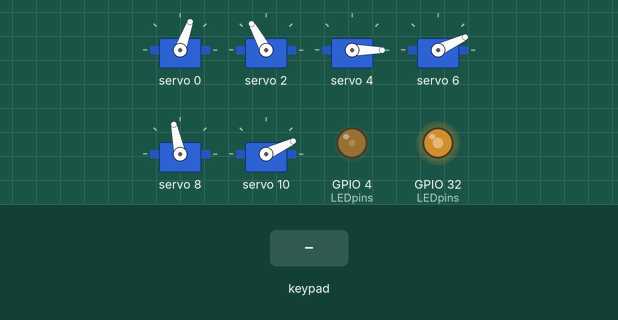
Recording of a sketch running on a simulated ESP32. Parts: 6 × servo, output pins drawn as LEDs (lit = HIGH). The inputs (shaded band) are chosen by the test bench. Nothing arrives over Bluetooth unless stated; pins used as bus, display or sensor lines are not drawn.

Above: at 1.2 s.
1.3 s: key 'X' pressed
At 2.3 s:
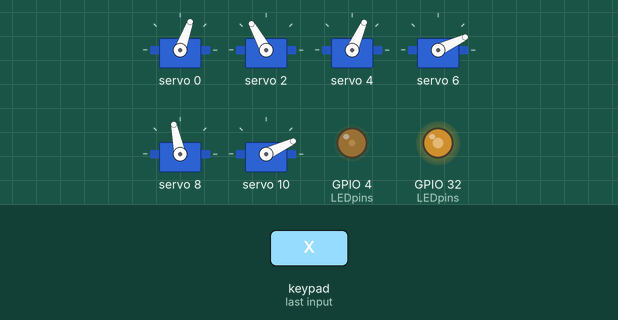
3.2 s: key 'U' pressed
At 4.3 s:
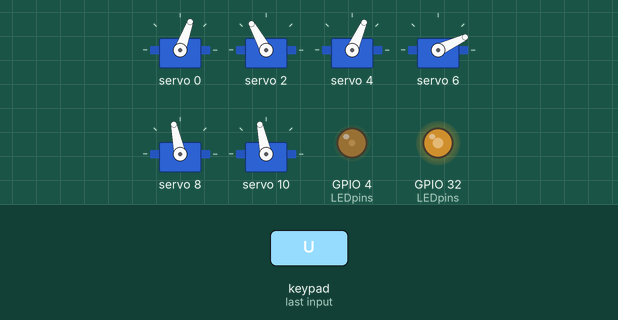
4.9 s: key 'D' pressed
At 6.3 s:
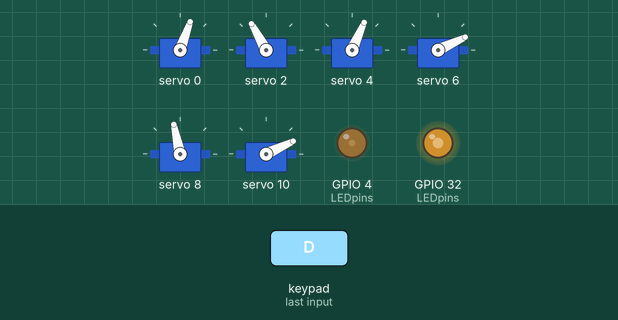
6.6 s: key 'S' pressed
At 7.1 s:
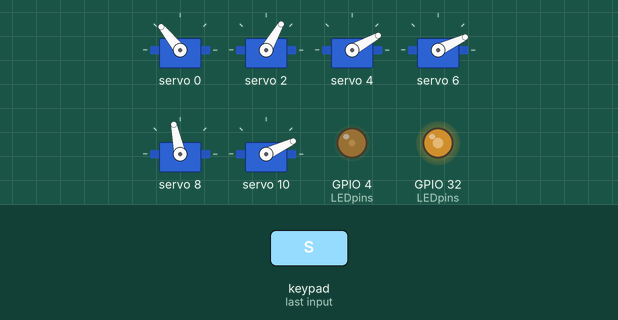
8.1 s: key 'O' pressed
At 9.4 s:
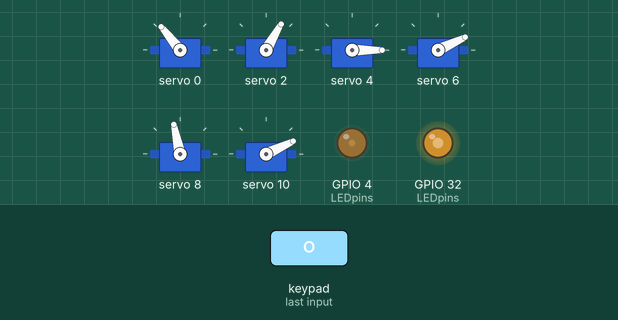
9.7 s: key 'T' pressed
At 10.4 s:
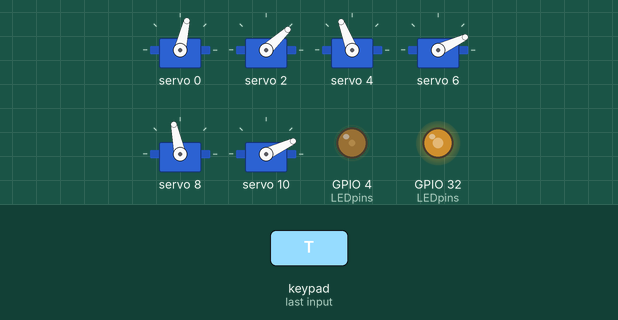
Timing chart, 0 to 12.2 s (numbered marks = the images above; inputs shaded):
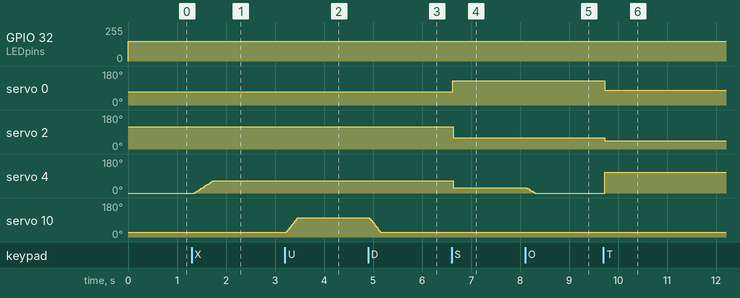

Measured:
- after the input at 1.3 s, servo 4: moves from 0° to 66° over 0.38 s, starting after 0.05 s
- after the input at 3.2 s, servo 10: moves from 25° to 102° over 0.22 s, starting at once
- after the input at 4.9 s, servo 10: moves from 102° to 25° over 0.22 s, starting at once
- after the input at 6.6 s, servo 0: 70° → 129° at once; servo 2: 119° → 60° at once; servo 4: 66° → 29° at once
- after the input at 8.1 s, servo 4: 29° → 0° at once
- after the input at 9.7 s, servo 0: 129° → 77° at once; servo 2: 60° → 43° at once; servo 4: 0° → 111° at once

The sketch:

Final.ino
```cpp
//--入力用変数--//
bool connection_flag; //                      接続確認用
bool disconnect_button; //                     PS4用の接続切断ボタン
int leg_joystick_x, leg_joystick_y; //        足回り方向指定
int leg_direc; //                             足回り方向指定(ジョイスティック以外のUI用)
bool leg_button_R, leg_button_L; //           旋回方向
bool leg_button_shift; //                     低速走行
bool yagura_R, yagura_L; //                   櫓用アーム開閉
int arm_joystick_x, arm_joystick_y; //        アーム手首位置操作
bool arm_zplus, arm_zminus, arm_yplus, arm_yminus;
  //                                          アーム手首位置操作(ジョイスティック以外のUI用)
bool arm_button_UP, arm_button_DOWN; //       アーム手首角度調節
bool arm_button_init, arm_button_pick, arm_button_drop;
  //                                          アームの指定位置コマンド
bool finger_button_UP, finger_button_DOWN; // ハンドの開閉
bool clow_button_UP, clow_button_DOWN; //     ワークを引きずるやつ
bool appeal_button; //                        本丸攻略後のアピールボタン(全LEDがチカチカします。)

//PS4_CONTROLLER or REMOTEXY_BTCL or REMOTEXY_BLE or SERIAL_CONTROLLER
#define PS4_CONTROLLER
#include "SwitchMode.h"

//--出力用定数--//
constexpr int DC_default_speed = 150; //             櫓用アームの回転速度(足回りは255)[n/255]
constexpr int leg_speed_high = 200; //             櫓用アームの回転速度(足回りは255)[n/255]
constexpr int leg_speed_low = 85; //             櫓用アームの回転速度(足回りは255)[n/255]
constexpr float leg_motor_gains[] = {1, 1, 1, 1}; // 足回りモーターの速度定数[最大のn倍]
constexpr int SERVOMAX = 470, SERVOMIN = 120; //     PCA9685に渡す周波数のレンジ(基本変更しない)
constexpr float arm_speed = 1;//1.25 //              アーム手首位置の移動速度[n*0.6cm(←目安)]
constexpr int wrist_speed = 3; //                    アーム手首角度の回転速度[degree]
constexpr int finger_speed = 6; //                   ハンドの回転速度[deg+ree]
constexpr int clow_speed = 6; //                     ワーク引きずる爪の速度[degree]
constexpr int led_power = 150; //                    動作チェック用LEDの強さ
// 45.08/4, 80.88/4
constexpr float arm_pos_init[] = { 10,  10, PI}; // アーム待機位置x,yと手首角度[radian]
constexpr float arm_pos_pick[] = {162.24/4, -89.44/4, radians(135)}; // ワーク拾う位置x,yと手首角度[radian]
constexpr float arm_pos_drop[] = {147.24/4, 152.36/4, 0.5}; // ワークセット位置x,yと手首角度[radian]

//--環境依存定数--//
constexpr int DCpins[]={ // IBT_2用信号線のピン
//  FR      BR      BL      FL    yagura
   2, 15, 12, 14, 26, 27, 18,  5, 25, 33
};
constexpr int Channels[] = { // PCA9685の使用チャンネル(根本→手先順)
  0, 2, 4, 6, 8, 10
};
constexpr int ArmLength[] = {36, 26, 21}; // アーム関節長さ(3個目は不使用)
constexpr int InitalAngle[] = {0, 0, 90}; // アームのサーボ取付角度(完全折り畳み時が0°)
constexpr int LEDpins[]={32, 4, 0}; //       動作チェック用LEDのピン(接続,アーム閾値,低速走行)

//--出力用変数--//
#include "OmuniLeg.h"
#include "IKArm.h"

bool leg_slow = true;
int _direcX, _direcY; // 触るべからず
Arm sakuarm(ArmLength, InitalAngle);

void setup(){
  Serial.begin(9600);

  //--init controller--//
  PS4.begin(MAC_PS4CON);
  //RemoteXY_Init();
  ////Serial2.begin(115200,SERIAL_8N1, 16, 17);

  //--init DCmotors--//
  for(int pin: DCpins){
    ledcAttach(pin,12800,8);
    ledcWrite(pin,0);
  }

  //--init Arm--//
  sakuarm.begin();//true

  //--init LED--//
  for(int pin: LEDpins){
    ledcAttach(pin,12800,8);
    ledcWrite(pin,40);
  }
}

void loop(){
  //--get inputs--//
  PS4Input();
  //RemoteXYEngine.handler(); RemoteXYInput();
  //connection_flag = SerialInput();

  //--process logic--//
  //if(disconnect_button && connection_flag) connection_flag = !connection_flag;
  if(appeal_button){
      for(int pin: DCpins){
      ledcWrite(pin,0);
    }
    for(int pin:LEDpins){
      ledcWrite(pin, led_power);
    }
    delay(400);
    //RemoteXYEngine.delay(400);
    for(int pin:LEDpins){
      ledcWrite(pin, 0);
    }
    delay(400);
    //RemoteXYEngine.delay(400);
  }
  else if(connection_flag){
  //-manage omuni-//
    if(sq(leg_joystick_x) + sq(leg_joystick_y) > sq(range_ignoreLstick)){
      setdirection(atan2(leg_joystick_y, leg_joystick_x), _direcX, _direcY);
    }
    else{
      _direcX = 0; _direcY = 0;
    } // →set direcX/Y

    if(leg_button_shift)leg_slow = !leg_slow;
    //lge_slow = leg_button_shift; // || leg_button_R || leg_button_L;

    // shift speed
    ledcWrite(LEDpins[2], leg_slow *led_power);
    driveomuni(_direcX, _direcY, leg_button_R-leg_button_L, (leg_slow? leg_speed_low: leg_speed_high));

  //-manage yagura-//
    drivemotor(YAGURAARM, DC_default_speed *(yagura_L - yagura_R));

  //-manage ikarm-//
    if(arm_button_init){
      setWrist(sakuarm.Ik, arm_pos_init[0], arm_pos_init[1]);
      sakuarm.servoAngle[2] = degrees(arm_pos_init[2]);
    }
    if(arm_button_pick){
      setWrist(sakuarm.Ik, arm_pos_pick[0], arm_pos_pick[1]);
      sakuarm.servoAngle[2] = degrees(arm_pos_pick[2]);
    }
    if(arm_button_drop){
      setWrist(sakuarm.Ik, arm_pos_drop[0], arm_pos_drop[1]);
      sakuarm.servoAngle[2] = degrees(arm_pos_drop[2]);
    }
    if(sq(arm_joystick_x) + sq(arm_joystick_y) > sq(range_ignoreRstick+10)){
      if(sakuarm.moveWrist(arm_speed *0.01*(arm_joystick_x), // should be changed about  arm_speed*0.01*..
                        arm_speed *0.01*(arm_joystick_y))){//
        ledcWrite(LEDpins[1],led_power);
      }else{
        ledcWrite(LEDpins[1],0);
      }
    }else{
      sakuarm.moveWrist(0,0);
    }
    sakuarm.rotateHand(wrist_speed*(arm_button_UP - arm_button_DOWN));
    sakuarm.moveFinger(finger_speed*(finger_button_UP - finger_button_DOWN));
    sakuarm.moveClow(clow_speed*(clow_button_UP - clow_button_DOWN));
    sakuarm.updateServos();

  }else{
    for(int pin: DCpins){
      ledcWrite(pin,0);
    }
  }
  /*------------------
  Serial.print(sakuarm.servoAngle[0]); Serial.print(",");
  Serial.print(sakuarm.servoAngle[1]); Serial.print(",");
  Serial.print(sakuarm.servoAngle[2]); Serial.print(",");
  Serial.print(sakuarm.servoAngle[3]); Serial.println();//Serial.print(",");
  //Serial.print(sakuarm.Ik.wrist[0]); Serial.print(",");
  //Serial.println(sakuarm.Ik.wrist[1]);
  //*///-----------------
  ledcWrite(LEDpins[0],connection_flag*led_power);

  delay(10);
  //RemoteXYEngine.delay(10);
}
```

IKArm.h
```cpp
#pragma once

#include <PCA9685.h>

#include <Arduino.h>

constexpr int finger_min = 40, finger_max = 140; // degrees
constexpr int clow_min = 40, clow_max = 140;

inline float clip2pi(float ang){
  return (ang<0? ang+TWO_PI: (ang>TWO_PI? ang-TWO_PI: ang));
}

struct IK2{
  const int* jointLength;
  const int* initAngle;
  int jointLength_sq[2];
  float wrist[2];
  float elbow[2];
  float jointAngle[2];
  float distance_sq;
  float distance;
  IK2(const int jointLen[]): jointLength(jointLen){
    this->jointLength_sq[0] = sq(this->jointLength[0]);
    this->jointLength_sq[1] = sq(this->jointLength[1]);
  }
};

inline void setWrist(IK2& ik, float x = arm_pos_init[0], float y = arm_pos_init[1]){
  ik.wrist[0] = x;
  ik.wrist[1] = y;
}

inline void calcAngle(IK2& ik){
  ik.distance_sq = sq(ik.wrist[0]) + sq(ik.wrist[1]); ik.distance = sqrt(ik.distance_sq);
  ik.jointAngle[0] = clip2pi(acos(constrain((
    (ik.distance_sq +ik.jointLength_sq[0] -ik.jointLength_sq[1]) / (2 *ik.distance *ik.jointLength[0])
  ),-1.0f,1.0f)) + atan2(ik.wrist[1], ik.wrist[0]) );
  ik.jointAngle[1] = clip2pi(acos(constrain((
    (ik.jointLength_sq[0] +ik.jointLength_sq[1] -ik.distance_sq) / (2 *ik.jointLength[0] *ik.jointLength[1])
  ),-1.0f,1.0f)));
}

inline void InitIK(IK2& ik){
  setWrist(ik);
  calcAngle(ik);
}

inline bool isWristOK(IK2& ik){return ik.distance > ik.jointLength[0] + ik.jointLength[1] || ik.distance < ik.jointLength[0] - ik.jointLength[1];}

////////////////////////////////////////////////////////
/*
#define SERVOMIN 120
#define SERVOMAX 470

constexpr float arm_speed = 1;//1.25;
constexpr float wrist_speed = degrees(0.05); // radians
constexpr int hand_speed = 6; // degrees
constexpr int hand_min = 40, hand_max = 140; // degrees
*/

class Arm{
 public:
  const int* initAngle;
  int servoAngle[5];
  IK2 Ik;
  PCA9685 pwm = PCA9685(0x40);
  Arm(const int Lengths[], const int Angles_Init[]):
    initAngle(Angles_Init), Ik(Lengths) {}

  void begin(bool isTest = false){
    if(!isTest){
      this->pwm.begin();
      this->pwm.setPWMFreq(50);
    }
    InitIK(this->Ik);
    for(int i=0; i<3; i++){
      this->servoAngle[i] = degrees(clip2pi(this->Ik.jointAngle[i] - this->initAngle[i]));
    }

  }

  bool moveWrist(float dx, float dy){
    setWrist(this->Ik,
             this->Ik.wrist[0] + constrain(dx, -100, 100),
             this->Ik.wrist[1] + constrain(dy, -100, 100));
    calcAngle(this->Ik);
    for(int i=0; i<2; i++){
      this->servoAngle[i] = degrees(clip2pi(this->Ik.jointAngle[i] - this->initAngle[i]));
    }
    return isWristOK(this->Ik);
  }

  void rotateHand(int da){// wrist_speed*(arm_button_UP - arm_button_DOWN)
    this->servoAngle[2] = constrain(this->servoAngle[2] +da, 0, 180);
  }

  void moveFinger(int da){// hand_speed*(hand_button_UP - hand_button_DOWN)
    this->servoAngle[3] = constrain(this->servoAngle[3] +da, finger_min, finger_max);
  }
  void moveClow(int da){
    this->servoAngle[4] = constrain(this->servoAngle[4] +da, clow_min, clow_max);
  }

  void updateServos(){
    //for(int i=0; i<4; i++){
      this->pwm.setPWM(Channels[0],0,map(180-constrain(this->servoAngle[0], 0, 180), 0, 180, SERVOMIN, SERVOMAX));
      this->pwm.setPWM(Channels[1],0,map(180-constrain(this->servoAngle[1], 0, 180), 0, 180, SERVOMIN, SERVOMAX));
      this->pwm.setPWM(Channels[2],0,map(180-constrain(this->servoAngle[2], 0, 180), 0, 180, SERVOMIN, SERVOMAX));
      this->pwm.setPWM(Channels[3],0,map(constrain(this->servoAngle[3], 0, 180), 0, 180, SERVOMIN, SERVOMAX));
      this->pwm.setPWM(Channels[4],0,map(180-constrain(this->servoAngle[3], 0, 180), 0, 180, SERVOMIN, SERVOMAX));
      this->pwm.setPWM(Channels[5],0,map(constrain(this->servoAngle[4], 0, 180), 0, 180, SERVOMIN, SERVOMAX));
    //}
  }

};
```

OmuniLeg.h
```cpp
#pragma once // これは気にしない
#include <Arduino.h>


constexpr int FRONTRIGHT = 0;
constexpr int BACKRIGHT  = 1;
constexpr int BACKLEFT   = 2;
constexpr int FRONTLEFT  = 3;
constexpr int YAGURAARM  = 4;


//-- LOGICs --//
// set 8 direction form -pi~pi angle
inline void setdirection(float inputAngle, int& direcX, int& direcY){
  // form -PI to PI
  if(inputAngle > PI -range_othogonal || inputAngle < -PI +range_othogonal){
    // LEFT
    direcX = -1; direcY = 0;
    Serial.println("L");
  }
  else if(inputAngle <= -0.5*PI -range_othogonal){
    // BACKLEFT
    direcX =-1; direcY =-1;
    Serial.println("BL");
  }
  else if(inputAngle < -0.5*PI +range_othogonal){
    // BACK
    direcX = 0; direcY =-1;
    Serial.println("B");
  }
  else if(inputAngle <= 0 -range_othogonal){
    // BACKRIGHT
    direcX = 1; direcY =-1;
    Serial.println("BR");
  }
  else if(inputAngle < 0 +range_othogonal){
    // RIGHT
    direcX = 1; direcY = 0;
    Serial.println("R");
  }
  else if(inputAngle <= 0.5*PI -range_othogonal){
    // FRONTRIGHT
    direcX = 1; direcY = 1;
    Serial.println("FR");
  }
  else if(inputAngle < 0.5*PI +range_othogonal){
    // FRONT
    direcX = 0; direcY = 1;
    Serial.println("F");
  }
  else if(inputAngle <= PI -range_othogonal){
    // FRONTLEFT
    direcX =-1; direcY = 1;
    Serial.println("FL");
  }
  else{
    direcX = 0; direcY = 0;
    Serial.println("N");
  }
}

//-- OUTPUTs --//

// drive dc motor
inline void drivemotor(int index, int speed = DC_default_speed){
    speed = constrain(speed, -255, 255);
  if (speed > 0) {
    ledcWrite(DCpins[index*2], speed);
    ledcWrite(DCpins[index*2+1], 0);
  } else {
    ledcWrite(DCpins[index*2], 0);
    ledcWrite(DCpins[index*2+1], -speed);
  }
}

// drive leg motors
inline void driveomuni(int direcX, int direcY, int turn, int speedVal = DC_default_speed){
  drivemotor(FRONTRIGHT,speedVal*sign(direcY -direcX -turn)*leg_motor_gains[FRONTRIGHT]);
  drivemotor(BACKRIGHT, speedVal*sign(direcY +direcX -turn)*leg_motor_gains[BACKRIGHT]);
  drivemotor(BACKLEFT , speedVal*sign(direcY -direcX +turn)*leg_motor_gains[BACKLEFT]);
  drivemotor(FRONTLEFT, speedVal*sign(direcY +direcX +turn)*leg_motor_gains[FRONTLEFT]);
}
```

SwitchMode.h
```cpp
#pragma once
#include <Arduino.h>

#if defined(PS4_CONTROLLER)
  #include <PS4Controller.h>
  constexpr char MAC_PS4CON[] = "e4:65:b8:d8:d4:80";
  constexpr float range_othogonal = radians(40); // 前後左右に±50°,斜めは±40°
  constexpr int range_ignoreLstick = 50;
  constexpr int line_RL2pushed = 75;
  constexpr int range_ignoreRstick = 20;

  inline void PS4Input(){
    disconnect_button = PS4.Touchpad()? !disconnect_button: disconnect_button;//
    connection_flag = PS4.isConnected() && !disconnect_button;
    appeal_button = PS4.Share() && PS4.Options();
    leg_joystick_x = PS4.LStickX();
    leg_joystick_y = PS4.LStickY();
    leg_button_R = PS4.R2Value() > line_RL2pushed;
    leg_button_L = PS4.L2Value() > line_RL2pushed;
    leg_button_shift = PS4.Share() && !PS4.Options();
    yagura_L = PS4.Left();
    yagura_R = PS4.Right();
    arm_joystick_x = -PS4.RStickX();
    arm_joystick_y = PS4.RStickY();
    arm_button_UP =PS4.Circle();
    arm_button_DOWN =PS4.Cross();
    arm_button_init = PS4.Square() && PS4.Triangle();
    arm_button_pick = PS4.Square() && !PS4.Triangle();
    arm_button_drop = !PS4.Square() &&PS4.Triangle();
    finger_button_UP = PS4.R1();////
    finger_button_DOWN=PS4.L1();////
    clow_button_UP = PS4.Up();
    clow_button_DOWN = PS4.Down();
  }

#elif defined(REMOTEXY_BTCL) || defined(REMOTEXY_BLE)
  #include "Rimocon_RemoteXY.h"
  constexpr float range_othogonal = radians(25); // 前後左右に±50°,斜めは±40°
  constexpr int range_ignoreLstick = 20;
  constexpr int range_ignoreRstick = 20;

  // update controller values
  inline void RemoteXYInput(){
    connection_flag = RemoteXY.connect_flag && RemoteXY.pushSwitch_02;
    appeal_button = RemoteXY.button_03 && RemoteXY.button_04;
    leg_joystick_x = RemoteXY.joystick_01_x;
    leg_joystick_y = RemoteXY.joystick_01_y;
    leg_button_R = RemoteXY.button_01;
    leg_button_L = RemoteXY.button_02;
    leg_button_shift = RemoteXY.button_09;
    yagura_L = RemoteXY.button_03;
    yagura_R = RemoteXY.button_04;
    arm_joystick_x = RemoteXY.joystick_02_x;
    arm_joystick_y = RemoteXY.joystick_02_y;
    arm_button_UP = RemoteXY.button_05;
    arm_button_DOWN=RemoteXY.button_06;
    arm_button_init = RemoteXY.selectorSwitch_01 == 1;
    arm_button_pick = RemoteXY.selectorSwitch_01 == 2;
    arm_button_drop = RemoteXY.selectorSwitch_01 == 3;
    finger_button_UP = RemoteXY.button_07;
    finger_button_DOWN=RemoteXY.button_08;
    clow_button_UP = RemoteXY.button_10;
    clow_button_DOWN = RemoteXY.button_11;
  }

#elif defined(SERIAL_CONTROLLER)
  #include "Rimocon_Serial.h"
  constexpr float range_othogonal = 0.0;
  constexpr int range_ignoreRstick = 0;
  constexpr int range_ignoreLstick = 0;

#endif

inline int sign(auto x){return (x>0)-(x<0);}
```
